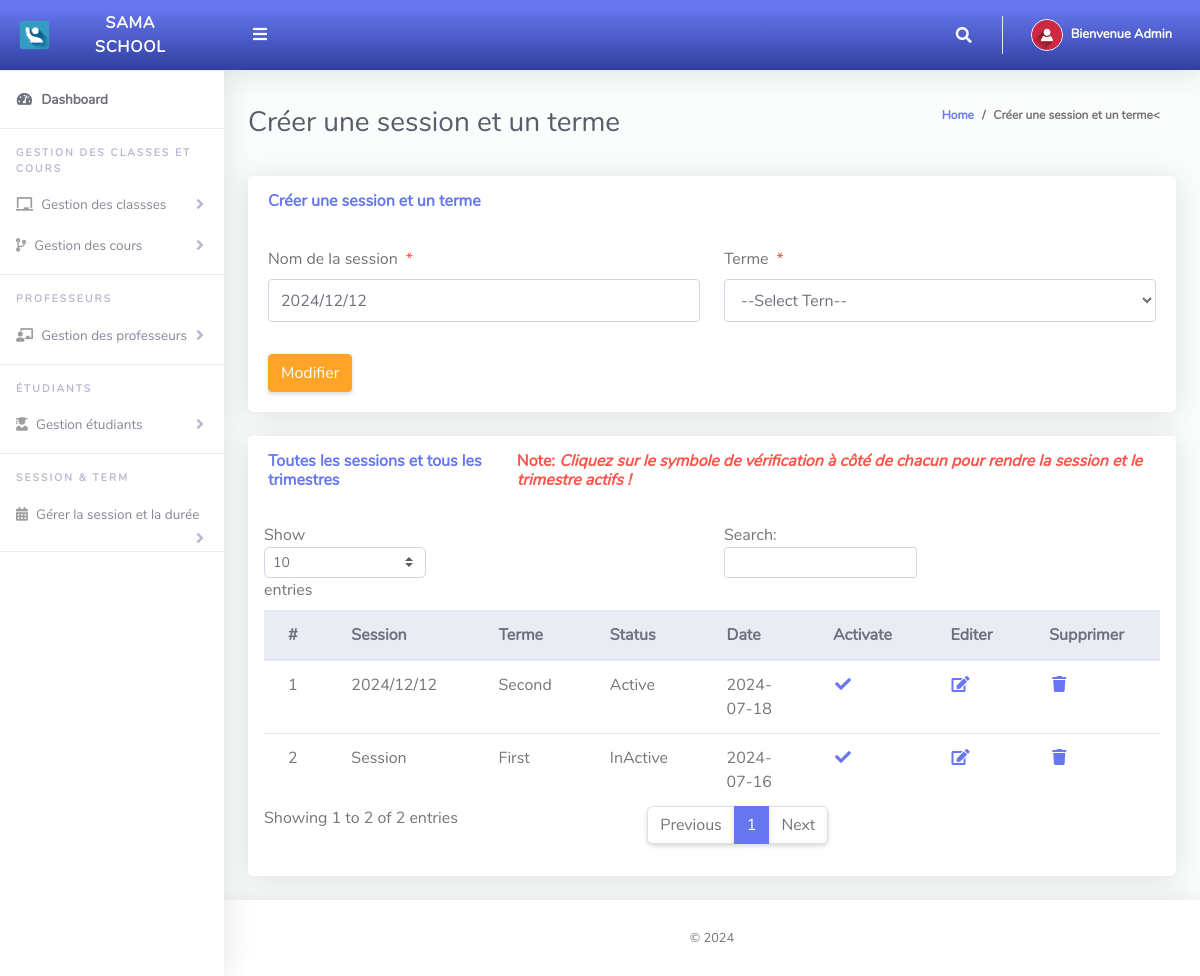
The app's page /Admin/createSessionTerm.php?action=edit&Id=8 (signed in) with its own data.
### tables this page shows
CREATE TABLE `tblsessionterm` (
  `Id` int(10) NOT NULL,
  `sessionName` varchar(50) NOT NULL,
  `termId` varchar(50) NOT NULL,
  `isActive` varchar(10) NOT NULL,
  `dateCreated` varchar(50) NOT NULL
);

CREATE TABLE `tblterm` (
  `Id` int(10) NOT NULL,
  `termName` varchar(20) NOT NULL
);

### Admin/createSessionTerm.php (the view, shortened to what this page needs)
<?php
include '../Includes/dbcon.php';
 if (isset($_GET['Id']) && isset($_GET['action']) && $_GET['action'] == "edit")
	{
        $Id= $_GET['Id'];
        $query=mysqli_query($conn,"select * from tblsessionterm where Id ='$Id'");
        $row=mysqli_fetch_array($query);
    }
?>
<!DOCTYPE html>
<html lang="fr">
<head>
  <link href="../vendor/fontawesome-free/css/all.min.css" rel="stylesheet" type="text/css">
  <link href="../vendor/bootstrap/css/bootstrap.min.css" rel="stylesheet" type="text/css">
  <link href="css/ruang-admin.min.css" rel="stylesheet">
</head>
<body id="page-top">
  <div id="wrapper">
      <?php include "Includes/sidebar.php";?>
    <div id="content-wrapper" class="d-flex flex-column">
      <div id="content">
       <?php include "Includes/topbar.php";?>
        <div class="container-fluid" id="container-wrapper">
          <div class="d-sm-flex align-items-center justify-content-between mb-4">
            <h1 class="h3 mb-0 text-gray-800">Créer une session et un terme</h1>
            <ol class="breadcrumb">
              <li class="breadcrumb-item"><a href="./">Home</a></li>
              <li class="breadcrumb-item active" aria-current="page">Créer une session et un terme<</li>
            </ol>
          </div>
          <div class="row">
            <div class="col-lg-12">
              <div class="card mb-4">
                <div class="card-header py-3 d-flex flex-row align-items-center justify-content-between">
                  <h6 class="m-0 font-weight-bold text-primary">Créer une session et un terme</h6>
                </div>
                <div class="card-body">
                  <form method="post">
                    <div class="form-group row mb-3">
                        <div class="col-xl-6">
                            <label class="form-control-label">Nom de la session<span class="text-danger ml-2">*</span></label>
                      <input type="text" class="form-control" name="sessionName" value="<?php echo $row['sessionName'];?>" id="exampleInputFirstName" placeholder="Session">
                        </div>
                        <div class="col-xl-6">
                            <label class="form-control-label">Terme<span class="text-danger ml-2">*</span></label>
                              <?php
                        $qry= "SELECT * FROM tblterm ORDER BY termName ASC";
                        $result = $conn->query($qry);
                        $num = $result->num_rows;
                        if ($num > 0){
                          echo ' <select required name="termId" class="form-control mb-3">';
                          echo'<option value="">--Select Tern--</option>';
                                  echo '</select>';
                              }
                            ?>
                        </div>
                    </div>
                      <?php
                    if (isset($Id))
                    {
                    ?>
                    <button type="submit" name="update" class="btn btn-warning">Modifier</button>
                    <?php
                    } else {
                    ?>
                    <button type="submit" name="save" class="btn btn-primary">Sauvegarder</button>
                    <?php
                    }
                    ?>
                  </form>
                </div>
              </div>
                 <div class="row">
              <div class="col-lg-12">
              <div class="card mb-4">
                <div class="card-header py-3 d-flex flex-row align-items-center justify-content-between">
                  <h6 class="m-0 font-weight-bold text-primary">Toutes les sessions et tous les trimestres</h6>
                  <h6 class="m-0 font-weight-bold text-danger">Note: <i>Cliquez sur le symbole de vérification à côté de chacun pour rendre la session et le trimestre actifs !</i></h6>
                </div>
                <div class="table-responsive p-3">
                  <table class="table align-items-center table-flush table-hover" id="dataTableHover">
                    <thead class="thead-light">
                      <tr>
                        <th>#</th>
                        <th>Session</th>
                        <th>Terme</th>
                        <th>Status</th>
                        <th>Date</th>
                        <th>Activate</th>
                        <th>Editer</th>
                        <th>Supprimer</th>
                      </tr>
                    </thead>
                    <tbody>
                  <?php
                      $query = "SELECT tblsessionterm.Id,tblsessionterm.sessionName,tblsessionterm.isActive,tblsessionterm.dateCreated,
                      tblterm.termName
                      FROM tblsessionterm
                      INNER JOIN tblterm ON tblterm.Id = tblsessionterm.termId";
                      $rs = $conn->query($query);
                      $num = $rs->num_rows;
                      $sn=0;
                      if($num > 0)
                      {
                        while ($rows = $rs->fetch_assoc())
                          {
                            if($rows['isActive'] == '1'){$status = "Active";}else{$status = "InActive";}
                             $sn = $sn + 1;
                            echo"
                              <tr>
                                <td>".$sn."</td>
                                <td>".$rows['sessionName']."</td>
                                <td>".$rows['termName']."</td>
                                <td>".$status."</td>
                                <td>".$rows['dateCreated']."</td>
                                 <td><a href='?action=activate&Id=".$rows['Id']."'><i class='fas fa-fw fa-check'></i></a></td>
                                <td><a href='?action=edit&Id=".$rows['Id']."'><i class='fas fa-fw fa-edit'></i></a></td>
                                <td><a href='?action=delete&Id=".$rows['Id']."'><i class='fas fa-fw fa-trash'></i></a></td>
                              </tr>";
                          }
                      }
                      else
                      {
                           echo
                           "<div class='alert alert-danger' role='alert'>
                            No Record Found!
                            </div>";
                      }
                      ?>
                    </tbody>
                  </table>
                </div>
              </div>
            </div>
            </div>
          </div>
        </div>
      </div>
       <?php include "Includes/footer.php";?>
    </div>
  </div>
</body>
</html>

### Admin/Includes/topbar.php (shortened to what this page needs)
<?php
  $query = "SELECT * FROM tbladmin WHERE Id = ".$_SESSION['userId']."";
  $rs = $conn->query($query);
  $rows = $rs->fetch_assoc();
  $fullName = $rows['firstName']." ".$rows['lastName'];
?>
<nav class="navbar navbar-expand navbar-light bg-gradient-primary topbar mb-4 static-top">
          <button id="sidebarToggleTop" class="btn btn-link rounded-circle mr-3">
            <i class="fa fa-bars"></i>
          </button>
          <ul class="navbar-nav ml-auto">
            <li class="nav-item dropdown no-arrow">
              <a class="nav-link dropdown-toggle" href="#" id="searchDropdown" role="button" data-toggle="dropdown"
                aria-haspopup="true" aria-expanded="false">
                <i class="fas fa-search fa-fw"></i>
              </a>
            </li>
            <li class="nav-item dropdown no-arrow">
              <a class="nav-link dropdown-toggle" href="#" id="userDropdown" role="button" data-toggle="dropdown"
                aria-haspopup="true" aria-expanded="false">
                <img class="img-profile rounded-circle" src="img/user-icn.png" style="max-width: 60px">
                <span class="ml-2 d-none d-lg-inline text-white small"><b>Bienvenue <?php echo $fullName;?></b></span>
              </a>
            </li>
          </ul>
        </nav>

### records on screen
tblsessionterm: sessionName "2024/12/12", termId.termName "Second", isActive "Active", dateCreated "2024-07-18"
tblsessionterm: sessionName "Session", termId.termName "First", isActive "InActive", dateCreated "2024-07-16"

### other values on screen
$fullName "Admin"
